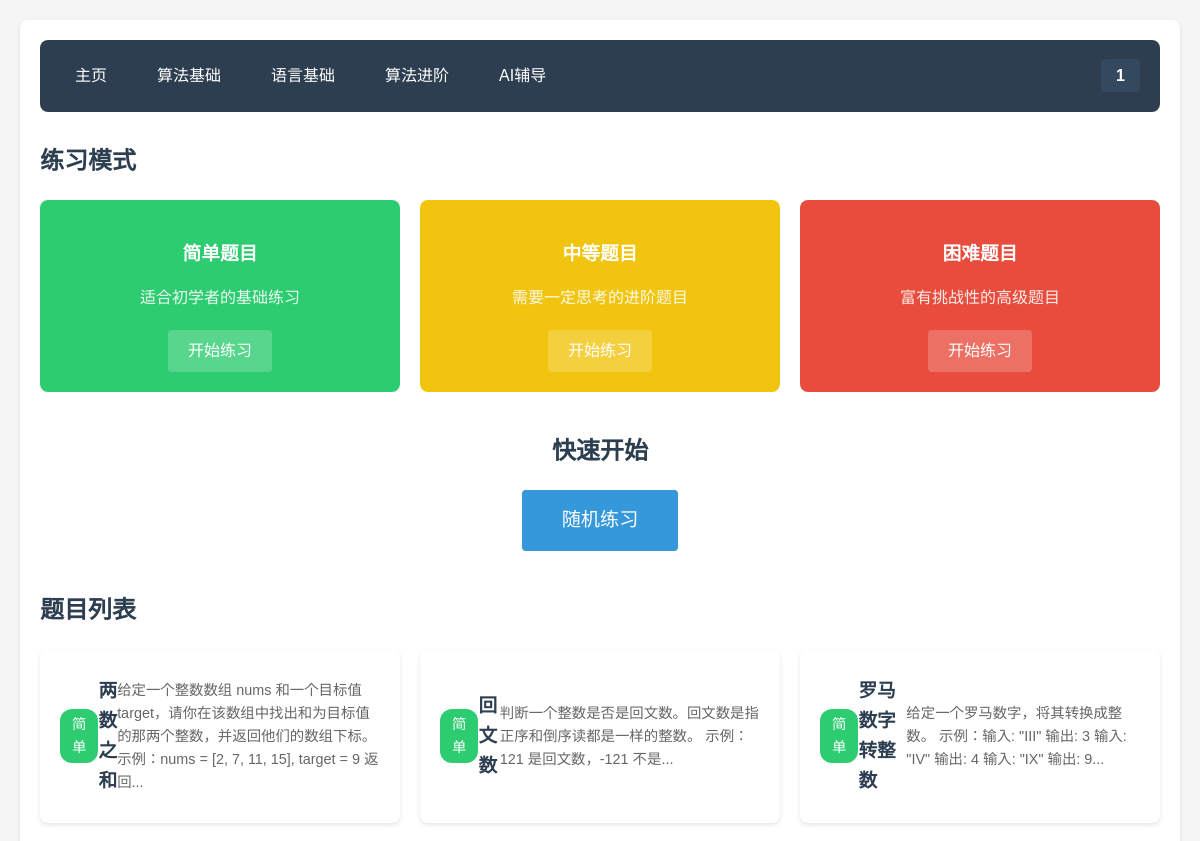
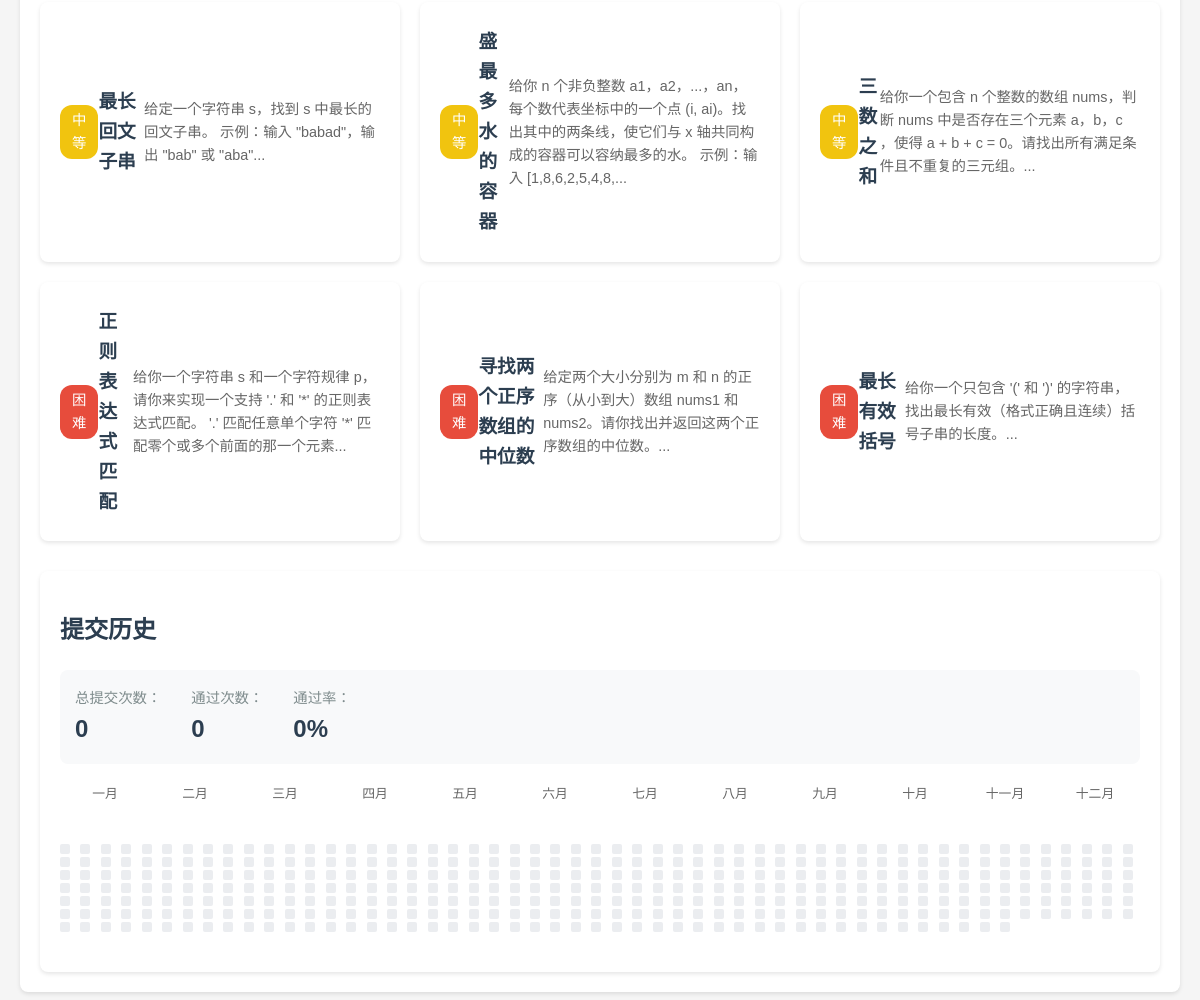
Page /dashboard (signed in) on the committed database (2 pictures, top to bottom).
### 1.py (models this page shows, shortened)
class User(db.Model):
    id = db.Column(db.Integer, primary_key=True)
    username = db.Column(db.String(80), unique=True, nullable=False)
    password_hash = db.Column(db.String(120), nullable=False)
    solved_problems = db.Column(db.Text, default='')  # 存储已解决的题目ID
    email = db.Column(db.String(120), default='')
    bio = db.Column(db.Text, default='')
    default_language = db.Column(db.String(20), default='python')
    editor_theme = db.Column(db.String(20), default='default')

class Problem(db.Model):
    id = db.Column(db.Integer, primary_key=True)
    title = db.Column(db.String(100), nullable=False)
    content = db.Column(db.Text, nullable=False)
    answer = db.Column(db.Text, nullable=False)
    difficulty = db.Column(db.Integer) # 1-简单, 2-中等, 3-困难
    standard_code = db.Column(db.Text, nullable=True) # 标准答案代码
    test_cases = db.Column(db.Text, nullable=True) # 测试用例，JSON格式存储

### 1.py (the view)
@app.route('/dashboard')
@login_required
def dashboard():
    user = User.query.get(session['user_id'])
    if user is None:
        session.clear()
        return redirect(url_for('login'))
    problems = Problem.query.all()
    submissions = Submission.query.filter_by(user_id=user.id).all()
    solved_problems = set(user.solved_problems.split(',')) if user.solved_problems else set()
    stats = {
        'submission_count': len(submissions),
        'solved_count': len(solved_problems),
        'pass_rate': round(len(solved_problems) / len(submissions) * 100 if submissions else 0),
        'user_level': calculate_user_level(len(solved_problems))
    }
    return render_template('dashboard.html',
                         current_user=user,
                         problems=problems,
                         user_level=stats['user_level'],
                         solved_count=stats['solved_count'],
                         submission_count=stats['submission_count'],
                         pass_rate=stats['pass_rate'])

### 1.py (called while the page is built)
def login_required(f):
    @wraps(f)
    def decorated_function(*args, **kwargs):
        if 'user_id' not in session:
            return redirect(url_for('login'))
        user = User.query.get(session['user_id'])
        if user is None:
            session.clear()
            return redirect(url_for('login'))
        return f(*args, **kwargs)
    return decorated_function

def calculate_user_level(solved_count):
    if solved_count < 5:
        return 1
    elif solved_count < 20:
        return 2
    elif solved_count < 50:
        return 3
    elif solved_count < 100:
        return 4
    else:
        return 5

### templates/dashboard.html (shortened to what this page needs)
{% extends "base.html" %}
{% block content %}
<div class="dashboard-content">
    <div class="practice-modes">
        <h2>练习模式</h2>
        <div class="mode-cards">
            <div class="mode-card difficulty-1">
                <h3>简单题目</h3>
                <p>适合初学者的基础练习</p>
                <a href="{{ url_for('practice', difficulty=1) }}" class="mode-button">开始练习</a>
            </div>
            <div class="mode-card difficulty-2">
                <h3>中等题目</h3>
                <p>需要一定思考的进阶题目</p>
                <a href="{{ url_for('practice', difficulty=2) }}" class="mode-button">开始练习</a>
            </div>
            <div class="mode-card difficulty-3">
                <h3>困难题目</h3>
                <p>富有挑战性的高级题目</p>
                <a href="{{ url_for('practice', difficulty=3) }}" class="mode-button">开始练习</a>
            </div>
        </div>
    </div>
    <div class="quick-start">
        <h2>快速开始</h2>
        <a href="{{ url_for('exercise') }}" class="quick-start-button">随机练习</a>
    </div>
    <div class="problem-section">
        <h2>题目列表</h2>
        <div class="problem-grid">
            {% for problem in problems %}
            <a href="{{ url_for('problem_detail', problem_id=problem.id) }}" class="problem-card">
                <span class="difficulty difficulty-{{ problem.difficulty }}">
                    {{ '简单' if problem.difficulty == 1 else '中等' if problem.difficulty == 2 else '困难' }}
                </span>
                <h3>{{ problem.title }}</h3>
                <p>{{ problem.content[:100] }}...</p>
            </a>
            {% endfor %}
        </div>
    </div>
    <div class="submission-history">
        <h2>提交历史</h2>
        <div class="history-stats">
            <div class="stat-item">
                <span class="stat-label">总提交次数：</span>
                <span class="stat-value" id="total-submissions">0</span>
            </div>
            <div class="stat-item">
                <span class="stat-label">通过次数：</span>
                <span class="stat-value" id="passed-submissions">0</span>
            </div>
            <div class="stat-item">
                <span class="stat-label">通过率：</span>
                <span class="stat-value" id="pass-rate">0%</span>
            </div>
        </div>
        <div class="calendar-header">
            <div class="month-labels">
                <span>一月</span><span>二月</span><span>三月</span><span>四月</span>
                <span>五月</span><span>六月</span><span>七月</span><span>八月</span>
                <span>九月</span><span>十月</span><span>十一月</span><span>十二月</span>
            </div>
        </div>
        <div class="calendar-heatmap"></div>
    </div>
</div>
{% endblock %}

### templates/base.html (shortened to what this page needs)
<!DOCTYPE html>
<html>
<head>
    <link rel="stylesheet" href="https://cdnjs.cloudflare.com/ajax/libs/font-awesome/5.15.4/css/all.min.css">
    <link rel="stylesheet" href="{{ url_for('static', filename='style.css') }}">
</head>
<body>
    <div class="container">
        <nav>
            <div class="nav-left">
                <a href="{{ url_for('dashboard') }}" class="nav-item">主页</a>
                <a href="{{ url_for('algorithm_basic') }}" class="nav-item">算法基础</a>
                <a href="{{ url_for('language_basic') }}" class="nav-item">语言基础</a>
                <a href="{{ url_for('algorithm_advanced') }}" class="nav-item">算法进阶</a>
                <a href="{{ url_for('ai_tutor') }}" class="nav-item">AI辅导</a>
            </div>
            <div class="nav-right">
                {% if current_user %}
                <div class="user-menu">
                    <span class="username">{{ current_user.username }}</span>
                </div>
                {% else %}
                <div class="auth-links">
                    <a href="{{ url_for('login') }}" class="nav-item">登录</a>
                    <a href="{{ url_for('register') }}" class="nav-item">注册</a>
                </div>
                {% endif %}
            </div>
        </nav>
        {% block content %}{% endblock %}
    </div>
</body>
</html>

### static/style.css (style rules this page uses)
body { font-family: 'Microsoft YaHei', sans-serif; line-height: 1.6; margin: 0; padding: 20px; background-color: #f5f5f5; color: #333; }
.container { max-width: 1200px; margin: 0 auto; padding: 20px; background-color: white; border-radius: 8px; box-shadow: 0 2px 4px rgba(0, 0, 0, 0.1); }
nav { display: flex; justify-content: space-between; align-items: center; background-color: #2c3e50; padding: 15px 20px; border-radius: 8px; }
.nav-left, .nav-right { display: flex; align-items: center; gap: 20px; }
.nav-item { color: white; text-decoration: none; padding: 8px 15px; border-radius: 4px; transition: background-color 0.3s; }
.username { color: white; font-weight: bold; padding: 8px 15px; background-color: #34495e; border-radius: 4px; }
h1, h2, h3 { color: #2c3e50; margin-bottom: 20px; }
.difficulty { display: inline-block; padding: 3px 8px; border-radius: 3px; font-size: 12px; color: white; }
.difficulty-1 { background-color: #2ecc71; }
.difficulty-2 { background-color: #f1c40f; }
.difficulty-3 { background-color: #e74c3c; }
.dashboard-content { margin-top: 30px; }
.mode-cards { display: grid; grid-template-columns: repeat(auto-fit, minmax(250px, 1fr)); gap: 20px; margin: 20px 0; }
.mode-card { padding: 20px; border-radius: 8px; color: white; text-align: center; }
.mode-card h3 { color: white; margin-bottom: 10px; }
.mode-card p { margin-bottom: 20px; opacity: 0.9; }
.mode-card.difficulty-1 { background-color: #2ecc71; }
.mode-card.difficulty-2 { background-color: #f1c40f; }
.mode-card.difficulty-3 { background-color: #e74c3c; }
.mode-button { display: inline-block; padding: 8px 20px; background-color: rgba(255, 255, 255, 0.2); color: white; text-decoration: none; border-radius: 4px; transition: background-color 0.3s; }
.quick-start { text-align: center; margin: 40px 0; }
.quick-start-button { display: inline-block; padding: 15px 40px; background-color: #3498db; color: white; text-decoration: none; border-radius: 4px; font-size: 1.2em; transition: background-color 0.3s; }
.problem-grid { display: grid; grid-template-columns: repeat(auto-fill, minmax(300px, 1fr)); gap: 20px; margin-top: 20px; }
.problem-card { display: block; text-decoration: none; color: inherit; background-color: white; padding: 20px; border-radius: 8px; box-shadow: 0 2px 4px rgba(0, 0, 0, 0.1); transition: transform 0.3s, box-shadow 0.3s; }
.problem-card h3 { margin: 10px 0; }
.problem-card p { color: #666; font-size: 0.9em; }
.problem-card { display: flex; justify-content: space-between; align-items: center; padding: 15px 20px; background: white; border-radius: 8px; box-shadow: 0 2px 4px rgba(0, 0, 0, 0.1); text-decoration: none; color: inherit; transition: transform 0.3s, box-shadow 0.3s; }
.difficulty { padding: 4px 12px; border-radius: 12px; font-size: 0.9em; font-weight: 500; }
.stat-label { color: #666; }
.stat-value { font-weight: bold; color: #2c3e50; }
.user-menu { position: relative; cursor: pointer; }
.username { color: white; font-weight: bold; padding: 8px 15px; background-color: #34495e; border-radius: 4px; transition: background-color 0.3s; }
.stat-label { color: #666; font-size: 0.9em; }
.stat-value { display: block; font-size: 24px; font-weight: bold; color: #2c3e50; }
.stat-label { color: #7f8c8d; font-size: 0.9em; }

### templates/dashboard.html (style rules this page uses)
.calendar-heatmap { display: grid; grid-template-columns: repeat(53, 1fr); gap: 3px; padding: 20px 0; background: #fff; border-radius: 4px; }
.submission-history { margin-top: 30px; background: white; padding: 20px; border-radius: 8px; box-shadow: 0 2px 4px rgba(0, 0, 0, 0.1); }
.history-stats { display: flex; gap: 30px; margin-bottom: 20px; padding: 15px; background: #f8f9fa; border-radius: 8px; }
.calendar-header { margin: 20px 0; }
.month-labels { display: grid; grid-template-columns: repeat(12, 1fr); text-align: center; font-size: 0.8em; color: #666; }

### rows in the picture
User: username "1"
Problem: difficulty "简单", title "两数之和", content "给定一个整数数组 nums 和一个目标值 target，请你在该数组中找出和为目标值的那两个整数，并返回他们的数组下标。 示例：nums = [2, 7, 11, 15], target = 9 返回"
Problem: difficulty "简单", title "回文数", content "判断一个整数是否是回文数。回文数是指正序和倒序读都是一样的整数。 示例：121 是回文数，-121 不是"
Problem: difficulty "简单", title "罗马数字转整数", content "给定一个罗马数字，将其转换成整数。 示例：输入: \"III\" 输出: 3 输入: \"IV\" 输出: 4 输入: \"IX\" 输出: 9"
Problem: difficulty "中等", title "最长回文子串", content "给定一个字符串 s，找到 s 中最长的回文子串。 示例：输入 \"babad\"，输出 \"bab\" 或 \"aba\""
Problem: difficulty "中等", title "盛最多水的容器", content "给你 n 个非负整数 a1，a2，...，an，每个数代表坐标中的一个点 (i, ai)。找出其中的两条线，使它们与 x 轴共同构成的容器可以容纳最多的水。 示例：输入 [1,8,6,2,5,4,8,"
Problem: difficulty "中等", title "三数之和", content "给你一个包含 n 个整数的数组 nums，判断 nums 中是否存在三个元素 a，b，c ，使得 a + b + c = 0。请找出所有满足条件且不重复的三元组。"
Problem: difficulty "困难", title "正则表达式匹配", content "给你一个字符串 s 和一个字符规律 p，请你来实现一个支持 '.' 和 '*' 的正则表达式匹配。 '.' 匹配任意单个字符 '*' 匹配零个或多个前面的那一个元素"
Problem: difficulty "困难", title "寻找两个正序数组的中位数", content "给定两个大小分别为 m 和 n 的正序（从小到大）数组 nums1 和 nums2。请你找出并返回这两个正序数组的中位数。"
Problem: difficulty "困难", title "最长有效括号", content "给你一个只包含 '(' 和 ')' 的字符串，找出最长有效（格式正确且连续）括号子串的长度。"
